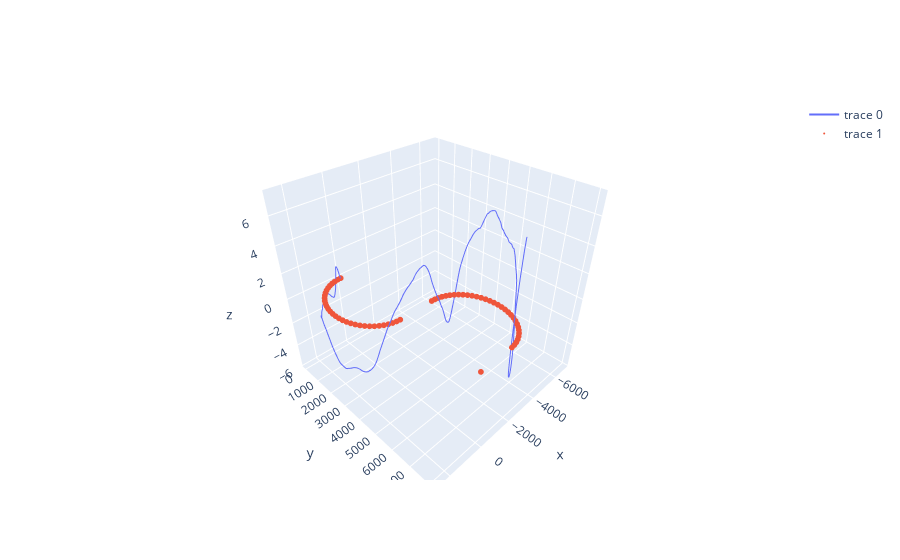

Notebook source saved alongside this figure:
### Code cell
fig = go.Figure()
fig.add_trace(go.Scatter3d(x=trace[:,0], y=trace[:,1], z=trace[:,2], mode='lines'))
fig.add_trace(go.Scatter3d(x=wps[:,0], y=wps[:,1], z=wps[:,2], mode='markers', marker=dict(size=2)))
fig
